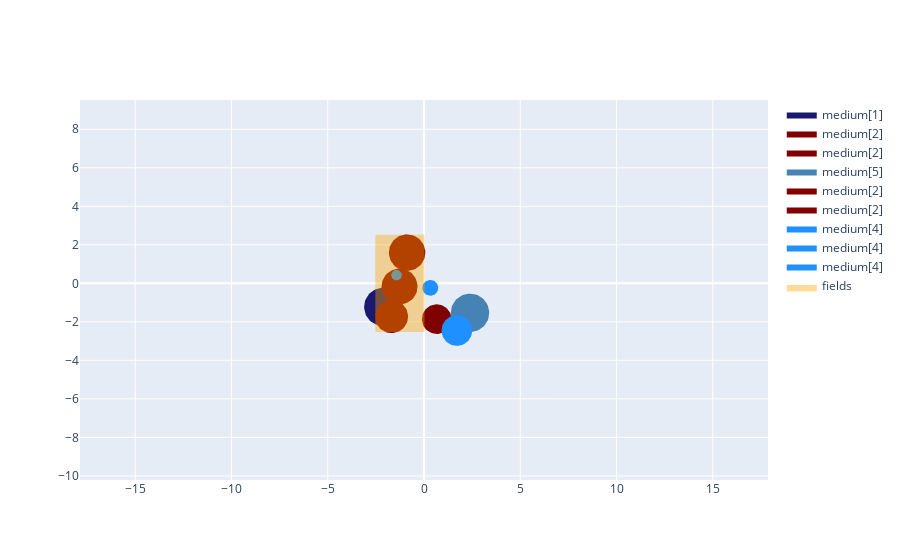

Notebook source saved alongside this figure:
### Code cell
fig = plot_sim(sim, x=x, y=y, z=z)
    
# fig.update_layout(xaxis_range=[xmin, xmax], yaxis_range=[ymin,ymax])
fig.show()
